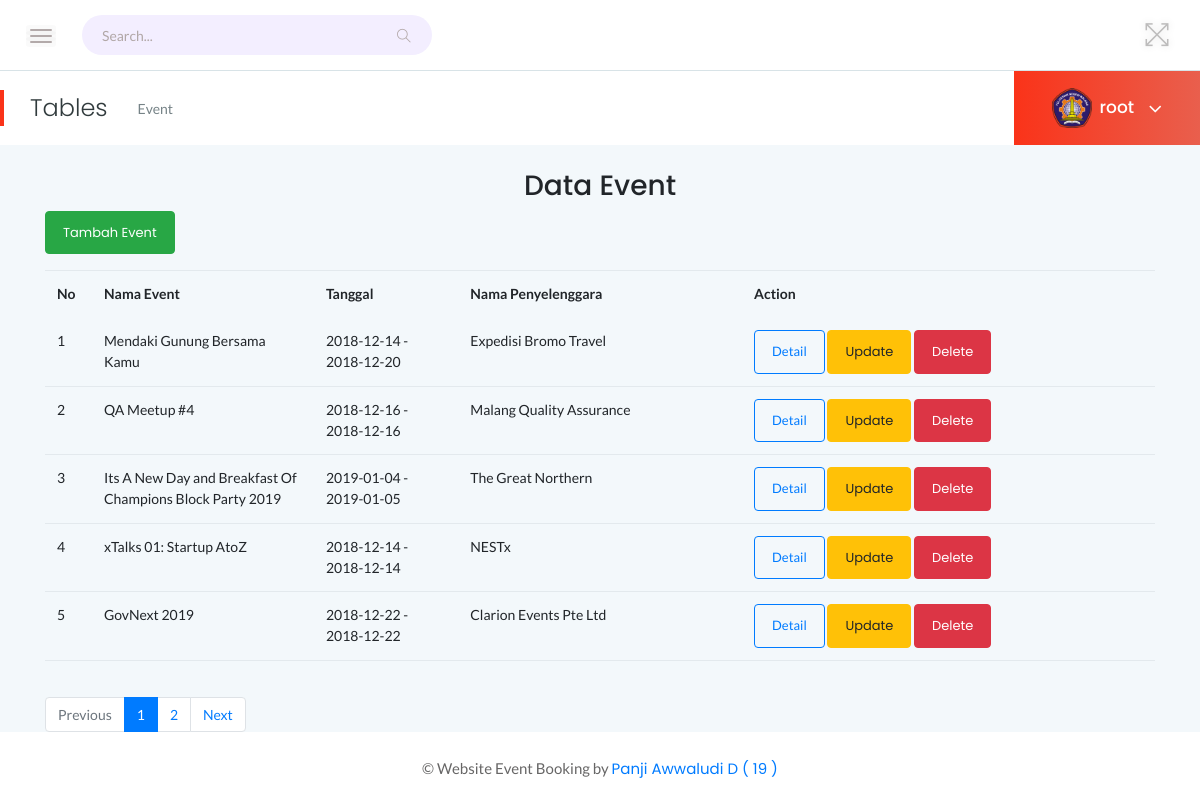
The page /admin/eventAdmin.php (signed in) on the database its author committed.
### tables this page shows
CREATE TABLE `users` (
  `id_users` int(11) NOT NULL,
  `nama` varchar(255) DEFAULT NULL,
  `username` varchar(200) NOT NULL,
  `pass` varchar(255) DEFAULT NULL,
  `email` varchar(255) DEFAULT NULL,
  `gambar_profile` varchar(255) DEFAULT 'user.svg',
  `create_date` datetime DEFAULT NULL,
  `saldo` int(11) NOT NULL,
  `deleted` tinyint(1) NOT NULL,
  `idusers_level` int(11) NOT NULL
);

CREATE TABLE `events` (
  `id_events` int(11) NOT NULL,
  `judul_event` varchar(255) DEFAULT NULL,
  `lokasi` varchar(100) DEFAULT NULL,
  `urls` varchar(255) NOT NULL,
  `gambar_event` varchar(255) DEFAULT NULL,
  `tanggal_mulai` varchar(20) DEFAULT NULL,
  `tanggal_akhir` varchar(20) DEFAULT NULL,
  `waktu_mulai` varchar(20) NOT NULL,
  `waktu_akhir` varchar(20) NOT NULL,
  `harga` varchar(45) DEFAULT NULL,
  `peserta` int(11) NOT NULL,
  `deskripsi` text,
  `create_date` date NOT NULL,
  `nama_penyelenggara` varchar(100) DEFAULT NULL,
  `no_rekening` varchar(30) NOT NULL,
  `nama_bank` varchar(10) NOT NULL,
  `nama_rekening` varchar(50) NOT NULL,
  `nominal_pajak` int(11) NOT NULL,
  `deleted` tinyint(1) NOT NULL,
  `id_users` int(11) NOT NULL,
  `id_kategori` int(11) NOT NULL
);

### admin/eventAdmin.php (the view, shortened to what this page needs)
<?php
	include '../helper/koneksi.php';
?>
<!doctype html>
<html class="no-js" lang="en">
<head>
    <link rel="stylesheet" href="assets/css/bootstrap.min.css">
    <link rel="stylesheet" href="assets/css/font-awesome.min.css">
    <link rel="stylesheet" href="assets/css/themify-icons.css">
    <link rel="stylesheet" href="assets/css/metisMenu.css">
    <link rel="stylesheet" href="assets/css/owl.carousel.min.css">
    <link rel="stylesheet" href="assets/css/slicknav.min.css">
    <link rel="stylesheet" href="https://www.amcharts.com/lib/3/plugins/export/export.css" type="text/css" media="all" />
    <link rel="stylesheet" href="assets/css/typography.css">
    <link rel="stylesheet" href="assets/css/default-css.css">
    <link rel="stylesheet" href="assets/css/styles.css">
    <link rel="stylesheet" href="assets/css/responsive.css">
</head>
<body>
    <?php include 'headerAdmin.php'?>
            <div class="page-title-area">
                <div class="row align-items-center">
                    <div class="col-sm-6">
                        <div class="breadcrumbs-area clearfix">
                            <h4 class="page-title pull-left">Tables</h4>
                            <ul class="breadcrumbs pull-left">
                                <li><span>Event</span></li>
                            </ul>
                        </div>
                    </div>
                    <div class="col-sm-6 clearfix">
                        <div class="user-profile pull-right">
                            <?php
                                $user = $_SESSION['username'];
								$query = "SELECT gambar_profile,id_users FROM users WHERE username = '$user'";
								$result = mysqli_query($con, $query);
								if(mysqli_num_rows($result) == 1) {
									$username = mysqli_fetch_assoc($result);
							?>
									<img src="../gambar/profil/<?=$username['gambar_profile']?>" style="width:40px;" class="mr-2"/>
							<?php
								} else {
									echo "User tidak ditemukan";
								}
							?>
                            <h4 class="user-name dropdown-toggle" data-toggle="dropdown">
                            <?php
								echo $_SESSION['username'];
							?>
                            <i class="fa fa-angle-down"></i></h4>
                        </div>
                    </div>
                </div>
            </div>
            <div class="container">
                <h3 class="text-center mt-4">Data Event</h3>
                <a href="formAddEvent.php" class="btn btn-success mt-2 mb-3" enctype="multipart/form-data">Tambah Event</a>
                    <table id="event" class="table table-stripped tex-center-mt-3" style="width:100%">
                        <thead>
                            <tr>
                                <th>No</th>
                                <th>Nama Event</th>
                                <th>Tanggal</th>
                                <th>Nama Penyelenggara</th>
                                <th>Action</th>
                            </tr>
                        </thead>
                        <tbody>
                        <?php
                            $query = "SELECT * FROM events WHERE deleted = 0";
                            $result = mysqli_query($con, $query);
                            if (mysqli_num_rows($result) > 0){
                                $index = 1;
                                while($row = mysqli_fetch_assoc($result)){
                                    $id_events = $row["id_events"];
                                    echo "
                                    <tr>
                                    <td>" . $index++ . "</td>
                                    <td width='20%'>" .$row["judul_event"]. "</td>
                                    <td width='13%'>" .$row["tanggal_mulai"]. ' - ' . $row["tanggal_akhir"] ."</td>
                                    <td>" .$row["nama_penyelenggara"]. "</td>
                                    <td>
                                        <button type='button' class='btn btn-outline-primary' data-toggle='modal'
                                        data-target='#detailEvent".$id_events."'>Detail</button>
                                        <a href='formUpdateEvent.php?id=$id_events' class='btn btn-warning'>Update</a>
                                        <a href='../proses/deleteEvent.php?id=$id_events' class='btn btn-danger'>Delete</a>
                                        </td>
                                    </tr>
                                 ";
                            ?>
                            <?php
                                }
                            }
                            ?>
                        </tbody>
                    </table>
            </div>
        </div>
        <footer>
            <div class="footer-area">
                <p>© Website Event Booking by <a href="https://github.com/PanjiAD" target="_blank"> Panji Awwaludi D ( 19 )</a></p>
            </div>
        </footer>
    </div>
</body>
</html>

### admin/assets/css/styles.css (style rules this page uses)
.page-title-area { padding: 0 30px; background: #fff; position: relative; }
.page-title-area:before { content: ''; position: absolute; left: 0; top: 50%; width: 4px; height: 36px; background-color: rgb(250, 51, 25); -webkit-transform: translateY(-50%); transform: translateY(-50%); }
.page-title { font-size: 24px; font-weight: 300; color: #313b3d; letter-spacing: 0; margin-right: 30px; }
ul.breadcrumbs { margin-top: 4px; }
.breadcrumbs li { display: inline-block; }
.breadcrumbs li a, .breadcrumbs li span { display: block; font-size: 14px; font-weight: 400; color: rgb(223, 83, 65); letter-spacing: 0; margin-right: 16px; position: relative; }
.breadcrumbs li span { margin-right: 0; color: #768387; text-transform: capitalize; }
.user-profile { margin-right: -30px; display: -webkit-box; display: -ms-flexbox; display: flex; -webkit-box-align: center; -ms-flex-align: center; align-items: center; -ms-flex-wrap: wrap; flex-wrap: wrap; background: -webkit-linear-gradient(left, rgb(250, 51, 25) 0%, rgb(233, 95, 77) 100%); background: linear-gradient(to right, rgb(250, 51, 25) 0%, rgb(233, 95, 77) 100%); padding: 17px 38px; position: relative; }
.user-name { font-size: 17px; font-weight: 500; color: #fff; letter-spacing: 0; cursor: pointer; -webkit-user-select: none; -moz-user-select: none; -ms-user-select: none; user-select: none; }
.user-name i { margin-left: 10px; font-size: 21px; vertical-align: middle; position: relative; }
.notification-area .dropdown-toggle, .user-name.dropdown-toggle { position: relative; }
.notification-area .dropdown-toggle:after, .user-name.dropdown-toggle:after { display: none; }
.footer-area { text-align: center; padding: 23px 0 19px; background: #fff; }
.footer-area p { color: #676666; margin-bottom: 0; }
.btn { padding: 11px 17px; font-size: 13px; letter-spacing: 0; }
table tr th { border-bottom: none; }
table tr th, table tr td { border-top: 1px solid rgba(120, 130, 140, 0.13) !important; }
table.dataTable.no-footer { border-bottom: 1px solid rgba(120, 130, 140, 0.13) !important; }
table.dataTable thead th, table.dataTable thead td { border-bottom-color: transparent; }

### rows shown on the page
users: gambar_profile (picture)
events: judul_event "Mendaki Gunung Bersama Kamu", tanggal_mulai "2018-12-14", tanggal_akhir "2018-12-20", nama_penyelenggara "Expedisi Bromo Travel"
events: judul_event "QA Meetup #4", tanggal_mulai "2018-12-16", tanggal_akhir "2018-12-16", nama_penyelenggara "Malang Quality Assurance"
events: judul_event "Its A New Day and Breakfast Of Champions Block Party 2019", tanggal_mulai "2019-01-04", tanggal_akhir "2019-01-05", nama_penyelenggara "The Great Northern"
events: judul_event "xTalks 01: Startup AtoZ", tanggal_mulai "2018-12-14", tanggal_akhir "2018-12-14", nama_penyelenggara "NESTx"
events: judul_event "GovNext 2019", tanggal_mulai "2018-12-22", tanggal_akhir "2018-12-22", nama_penyelenggara "Clarion Events Pte Ltd"

### other values the page prints
$_SESSION['username'] "root"
